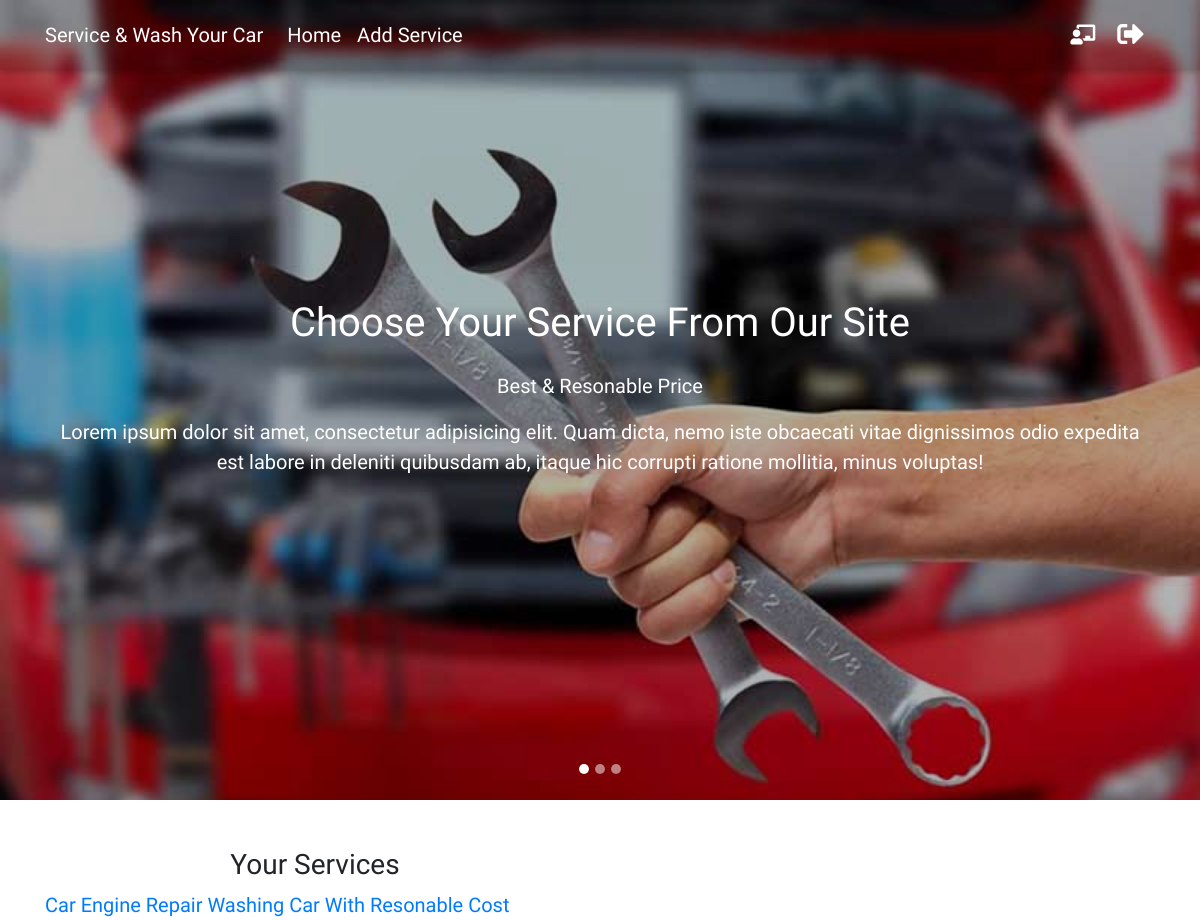
Screenshot of /provider_dashboard.php (signed in) with the database file from the repository.
### tables this page shows
CREATE TABLE `services` (
  `id` int(11) NOT NULL,
  `name` varchar(150) NOT NULL,
  `location` varchar(150) NOT NULL,
  `phone` varchar(15) NOT NULL,
  `category_id` int(10) UNSIGNED NOT NULL,
  `user_id` int(10) UNSIGNED NOT NULL,
  `description` text NOT NULL,
  `price` varchar(20) NOT NULL,
  `image` varchar(255) NOT NULL,
  `date` timestamp NOT NULL DEFAULT CURRENT_TIMESTAMP
);

### classes/Service.php (called while the page is built, shortened)
<?php
	$filepath=realpath(dirname(__FILE__));
	include_once ($filepath.'/../lib/Database.php');
	include_once 'Category.php';
?>
<?php
	class Service
	{
		private $db;
		function __construct(){
			$this->db=new Database();
		}
		public function getAllServiceByProvider(){
			$user_id = (Session::get('userId') !== false) ? Session::get('userId') : $id;
			$query="SELECT services.*,
					categories.name as cat_name,
					categories.id as cat_id
					FROM services
					INNER JOIN categories
					on services.category_id = categories.id
					WHERE services.user_id = '$user_id'
					order by services.id desc";
	   		$result=$this->db->select($query);
	   		return $result;
		}
	}
?>

### classes/Category.php (called while the page is built, shortened)
<?php
	$filepath=realpath(dirname(__FILE__));
	include_once ($filepath.'/../lib/Database.php');
?>

### lib/Database.php (called while the page is built, shortened)
<?php
    Class Database{
     public $host   = DB_HOST;
     public $user   = DB_USER;
     public $pass   = DB_PASS;
     public $dbname = DB_NAME;
     public $link;
    private function connectDB(){
     $this->link = new mysqli($this->host, $this->user, $this->pass,
      $this->dbname);
     }
    public function select($query){
      $result = $this->link->query($query) or
       die($this->link->error.__LINE__);
      if($result->num_rows > 0){
        return $result;
      } else {
        return false;
      }
     }
    }

### inc/inc.php (called while the page is built, shortened)
<?php
include 'lib/Session.php' ;
	include 'lib/Database.php' ;
	$service = new Service();
?>

### lib/Session.php (called while the page is built, shortened)
<?php
    class Session{
    public static function get($key){
    if (isset($_SESSION[$key])) {
            return $_SESSION[$key];
        } else {
            return false;
        }
    }
    }
    ?>

### provider_dashboard.php (the view, shortened to what this page needs)
<?php include 'inc/header.php'; ?>
<?php include 'inc/top_nav.php'; ?>
<?php include 'inc/carousel.php'; ?>
<main>
	<div class="container">
		<div class="mt-5 wow fadeIn">
			<div class="row">
				<div class="col-md-6">
					<h3 class="text-center">Your Services</h3>
					<?php
						$result = $service->getAllServiceByProvider();
						if($result){
							while ($value = $result->fetch_assoc()) {
					?>
						<a href="edit_service.php?id=<?php echo $value['id'] ;?>"><?php echo $value['name']; ?></a>
					<?php }  } ?>
				</div>
			</div>
		</div>
	</div>
</main>

### assets/css/style.css (style rules this page uses)
body { font-family: 'Grenze', serif; font-size: 20px; }
html, body, .view { height: 100%; }

### rows the page displays
services: name "Car Engine Repair"
services: name "Washing Car With Resonable Cost"
